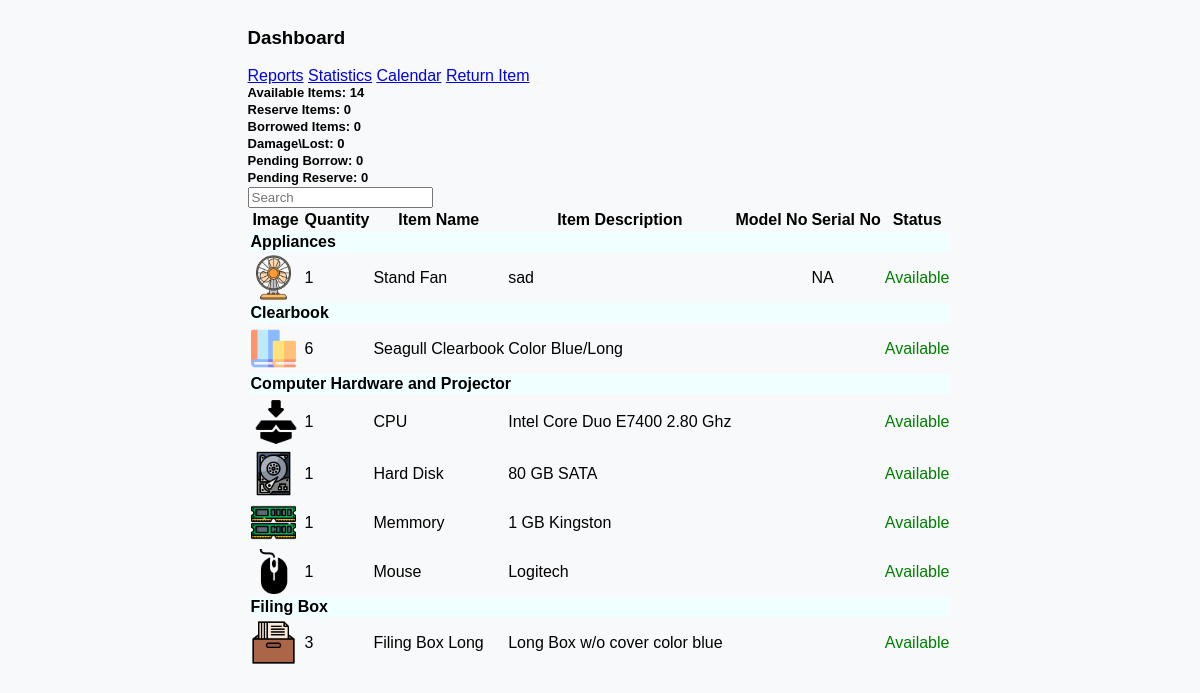
Before: /DashboardCCSStaff/ccslistofborrowableitems.php with the older database file.
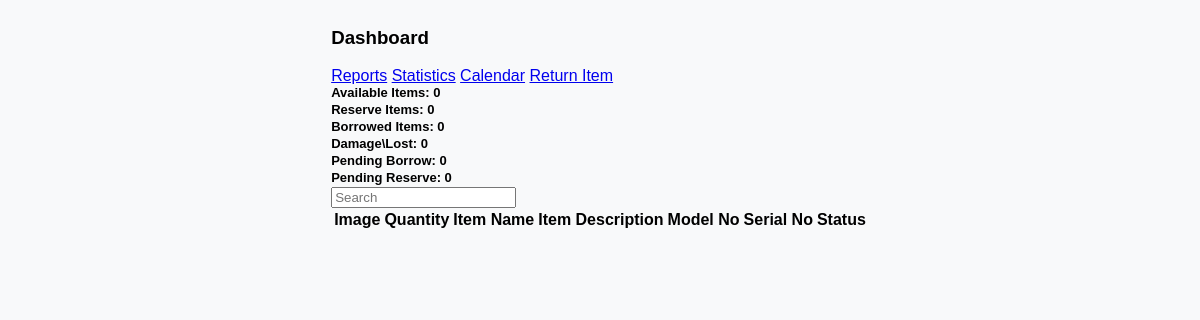
After: the same page with the newer database file.
### tables this page shows
CREATE TABLE `tblitembrand` (
  `id` int(11) NOT NULL,
  `staffid` int(11) NOT NULL,
  `staffname` varchar(50) NOT NULL,
  `itembrand` varchar(50) NOT NULL,
  `categoryname` varchar(50) NOT NULL,
  `subcategoryname` varchar(50) NOT NULL,
  `borrowable` varchar(50) NOT NULL,
  `remarks` varchar(50) NOT NULL,
  `modelno` varchar(50) NOT NULL,
  `serialno` varchar(50) NOT NULL,
  `unitcost` decimal(10,0) NOT NULL,
  `status` varchar(50) NOT NULL,
  `datetimeadded` datetime NOT NULL,
  `assignfor` varchar(50) DEFAULT NULL,
  `datepurchased` date NOT NULL
);

### DashboardCCSStaff/ccslistofborrowableitems.php (the view, shortened to what the changed rows need)
<?php
$queryitems = "SELECT *, COUNT(*) as quantity FROM tblitembrand WHERE borrowable = 'Yes' GROUP BY itembrand, subcategoryname, modelno, serialno, status ORDER BY categoryname, subcategoryname, itembrand";
$resultitems = mysqli_query($con, $queryitems);
$availableCount = 0;
while ($row = mysqli_fetch_assoc($resultitems)) {
    switch ($row['status']) {
        case 'Available':
            $availableCount += $row['quantity'];
            break;
    }
}
mysqli_data_seek($resultitems, 0);
?>
<main class="ccs-main-container">
    <div class="container ">
        <div class="row">
            <div class="col-md-2 mb-1">
                <div class="card">
                    <div class="card-body">
                        <span class="card-title"><i class="fas fa-box-open"></i> Available Items: <?php echo $availableCount; ?></span>
                    </div>
                </div>
            </div>
        </div>
        <div class="row table-responsive">
            <table  id="example" class="table table-bordered" >
            <thead class="table-dark">
                    <tr>
                        <th scope="col">Image</th>
                        <th scope="col">Quantity</th>
                        <th scope="col">Item Name</th>
                        <th scope="col">Item Description</th>
                        <th scope="col">Model No</th>
                        <th scope="col">Serial No</th>
                        <th scope="col">Status</th>
                    </tr>
                </thead>
                <tbody>
                    <?php
                    $currentCategory = null;
                    while ($row = mysqli_fetch_assoc($resultitems)) {
                        if ($currentCategory != $row['categoryname']) {
                            echo "<tr class='category-row'>
                                    <td colspan='9' style='background-color: azure;'><strong>{$row['categoryname']}</strong></td>
                                  </tr>";
                            $currentCategory = $row['categoryname'];
                        }
                        echo "<tr class='item-details-row";
                        if ($row['status'] == 'Missing') {
                            echo " status-missing-row";
                        }
                        echo "'>";
                        $imagePath = 'inventory/SubcategoryItemsimages/' . $row['subcategoryname'] . '.png';
                        if (file_exists($imagePath)) {
                            echo "<td><img src='{$imagePath}' alt='Subcategory Image' width='45'></td>";
                        } else {
                            echo "<td><img src='/inventory/SubcategoryItemsimages/defaultimageitem.png' alt='Default Image' width='50'></td>";
                        }
                        echo "<td class='text-center'>{$row['quantity']}</td>";
                        echo "<td>{$row['subcategoryname']}</td>";
                        echo "<td>{$row['itembrand']}</td>";
                        echo "<td class='text-center'>{$row['modelno']}</td>";
                        echo "<td class='text-center'>{$row['serialno']}</td>";
                        $statusClass = '';
                        switch ($row['status']) {
                            case 'Available':
                                $statusClass = 'status-available';
                                break;
                        }
                        echo "<td class='{$statusClass}'>{$row['status']}</td>";
                        echo "</tr>";
                    }
                    ?>
                </tbody>
            </table>
        </div>
    </div>
</main>

Changed rows visible on the page:
removed tblitembrand: categoryname "Appliances", subcategoryname (picture), quantity "1", subcategoryname "Stand Fan", itembrand "sad", serialno "NA", status "Available"
no longer on this page (row edited): tblitembrand: categoryname "Clearbook", subcategoryname (picture), quantity "6", subcategoryname "Seagull Clearbook", itembrand "Color Blue/Long", status "Available"
no longer on this page (row edited): tblitembrand: categoryname "Computer Hardware and Projector", quantity "1", subcategoryname "CPU", itembrand "Intel Core Duo E7400 2.80 Ghz", status "Available"
no longer on this page (row edited): tblitembrand: subcategoryname (picture), quantity "1", subcategoryname "Hard Disk", itembrand "80 GB SATA", status "Available"
no longer on this page (row edited): tblitembrand: subcategoryname (picture), quantity "1", subcategoryname "Memmory", itembrand "1 GB Kingston", status "Available"
no longer on this page (row edited): tblitembrand: subcategoryname (picture), quantity "1", subcategoryname "Mouse", itembrand "Logitech", status "Available"
no longer on this page (row edited): tblitembrand: categoryname "Filing Box", subcategoryname (picture), quantity "3", subcategoryname "Filing Box Long", itembrand "Long Box w/o cover color blue", status "Available"
Other visible differences:
$availableCount: "14" → "0"
